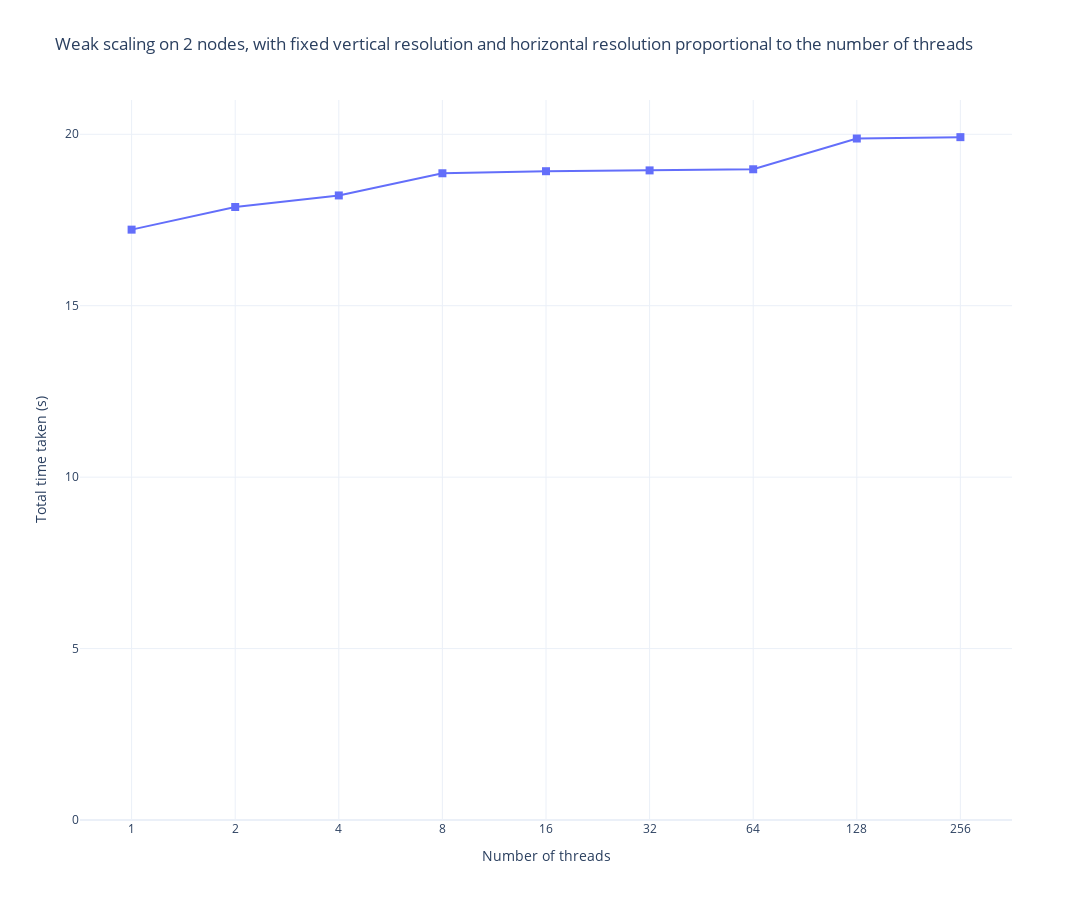

The notebook cell saved with this chart:
### Code cell
weak_scaling = pd.DataFrame(parse_data(path+'/weak_scaling.out'), columns=['Threads', 'Time'])

fig = go.Figure()
fig.add_trace(go.Scatter(x=weak_scaling["Threads"], y=weak_scaling["Time"],
                         mode='lines+markers', name='Weak scaling on 2 nodes',
                         marker=dict(symbol='square', size=8), line=dict(dash='solid')))

# Configuring the axes and layout
fig.update_layout(
    xaxis_title="Number of threads",
    yaxis_title="Total time taken (s)",
    title='Weak scaling on 2 nodes, with fixed vertical resolution and horizontal resolution proportional to the number of threads',
    legend_title="Legend",
    template='plotly_white',
    xaxis=dict(type='log', tickmode='array', tickvals=[1, 2, 4, 8, 16, 32, 64, 128, 256]),
    yaxis=dict(type='linear', tickmode='array', tickvals=[0, 5, 10, 15, 20], range=[0, 21]),
    legend=dict(y=1, x=1),
    grid=dict(rows=1, columns=1),
    height=900,
    width=1504
)

fig.show()

### Figure 1 — Plotly figure (JSON) as saved in the notebook; plotly's stock layout.template omitted (floating-point values rounded to 4 significant figures)
{"data": [{"line": {"dash": "solid"}, "marker": {"size": 8, "symbol": "square"}, "mode": "lines+markers", "name": "Weak scaling on 2 nodes", "type": "scatter", "x": [256, 128, 64, 32, 16, 8, 4, 2, 1], "y": [19.92, 19.88, 18.98, 18.95, 18.92, 18.86, 18.22, 17.88, 17.22]}], "layout": {"grid": {"columns": 1, "rows": 1}, "height": 900, "legend": {"title": {"text": "Legend"}, "x": 1, "y": 1}, "title": {"text": "Weak scaling on 2 nodes, with fixed vertical resolution and horizontal resolution proportional to the number of threads"}, "width": 1504, "xaxis": {"tickmode": "array", "tickvals": [1, 2, 4, 8, 16, 32, 64, 128, 256], "title": {"text": "Number of threads"}, "type": "log"}, "yaxis": {"range": [0, 21], "tickmode": "array", "tickvals": [0, 5, 10, 15, 20], "title": {"text": "Total time taken (s)"}, "type": "linear"}}}
